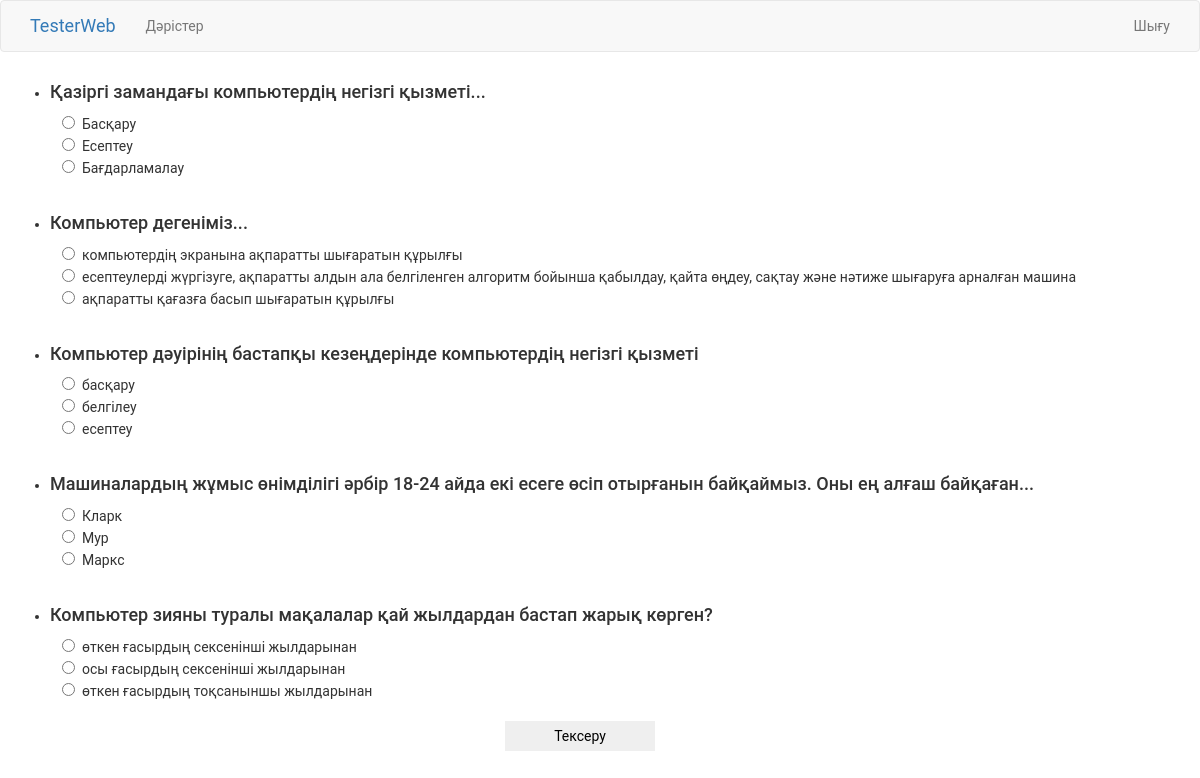
The page /lectures/1/test/ (signed in) on the database its author committed.
### api/models.py (models this page shows)
class Test(models.Model):
    question  = models.TextField()
    lecture_id = models.ForeignKey(Lecture, blank=True, null=True, on_delete=models.DO_NOTHING)
    variant_a = models.TextField()
    variant_b = models.TextField()
    variant_c = models.TextField()
    correct_answer = models.TextField()

### api/views.py (the view)
# urls.py: path('lectures/<int:pk>/test/', views.test_details, name = "testdetails"),
def test_details(request, pk):
  tests = Test.objects.filter(lecture_id=pk)
  return render(request, 'test.html',{'tests': tests})

### api/templates/test.html (shortened to what this page needs)
{% extends 'base.html' %}
{% load staticfiles %}
{% block body %}
    <div>
        <form action="" id="test">
            {% for test in tests %}
                <fieldset id="{{test.question}}">
                    <ul><li><h4>{{test.question}}</h4></li></ul>
                    <div class="questions">
                        <input class="check" type="radio" value="{{test.variant_a}}" name="{{test.question}}">{{test.variant_a}}<br>
                        <input class="check" type="radio" value="{{test.variant_b}}" name="{{test.question}}">{{test.variant_b}}<br>
                        <input class="check" type="radio" value="{{test.variant_c}}" name="{{test.question}}">{{test.variant_c}}<br>
                    </div>
                </fieldset>
            {% endfor %}
        </form>
        <button class="modal-trigger b-check" data-modal="modal-name" id="check" type="submit"><a href="">Тексеру</a></button>
    </div>
{% endblock %}

### api/static/style.css (style rules this page uses)
.questions { margin-left: 32px; margin-bottom: 25px; }
ul { margin-left: -20px; }
* { font-family: "Roboto", sans-serif; font-weight: normal; }
.modal-trigger { position: absolute; -webkit-transform: translate(-50%, -50%); -ms-transform: translate(-50%, -50%); -o-transform: translate(-50%, -50%); transform: translate(-50%, -50%); transition: ease .2s; }
.b-check { border: none; width: 150px; height: 30px; text-align: center; margin-left: 550px; margin-top: 10px; margin-bottom: 50px; }
.pass a, .b-check a , .b-again a { text-decoration: none; color: black; }
input.check { margin-right: 7px; background: white; }

### rows shown on the page
Test: question "Қазіргі замандағы компьютердің негізгі қызметі...", variant_a "Басқару", variant_b "Есептеу", variant_c "Бағдарламалау"
Test: question "Компьютер дегеніміз...", variant_a "компьютердің экранына ақпаратты шығаратын құрылғы", variant_b "есептеулерді жүргізуге, ақпаратты алдын ала белгіленген алгоритм бойынша қабылдау, қайта өңдеу, сақтау және нәтиже шығаруға арналған машина", variant_c "ақпаратты қағазға басып шығаратын құрылғы"
Test: question "Компьютер дәуірінің бастапқы кезеңдерінде компьютердің негізгі қызметі", variant_a "басқару", variant_b "белгілеу", variant_c "есептеу"
Test: question "Машиналардың жұмыс өнімділігі әрбір 18-24 айда екі есеге өсіп отырғанын байқаймыз. Оны ең алғаш байқаған...", variant_a "Кларк", variant_b "Мур", variant_c "Маркс"
Test: question "Компьютер зияны туралы мақалалар қай жылдардан бастап жарық көрген?", variant_a "өткен ғасырдың сексенінші жылдарынан", variant_b "осы ғасырдың сексенінші жылдарынан", variant_c "өткен ғасырдың тоқсаныншы жылдарынан"
